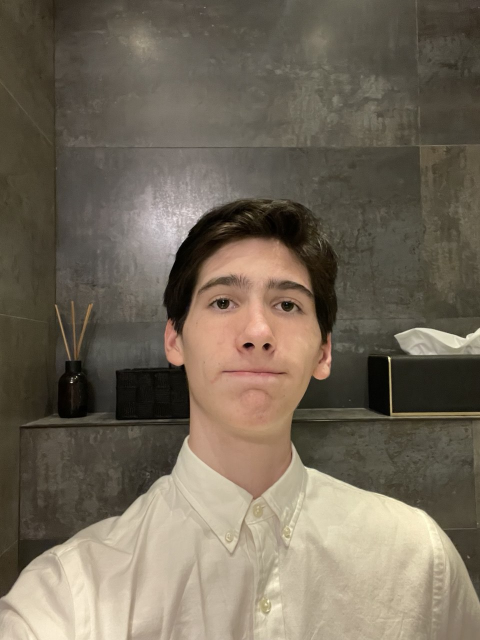
#> input picture facepics/lePortrait.jpg, 960 x 1280 px, given in place of the camera (shown at 1/2 size)
$ python CW_lesson_7.py
#> lines starting #> are read from the running program, lines starting #| are printed output that depends on the picture; after the words box and inside, x2 and y2 are one past the last pixel; in counts of white or black regions, pixels touching at a corner belong together
#Рісавашкі!1!1!:PP
import cv2
import numpy as np

cap = cv2.VideoCapture(0)

# Red is tricky in HSV because it exists at the very start (0) and very end (180) of the spectrum
# So, we define the "low" reds here...
lower_red1 = np.array([0, 100, 100])
upper_red1 = np.array([10, 255, 255])
# ...and the "high" reds here.
lower_red2 = np.array([160, 100, 100])
upper_red2 = np.array([180, 255, 255])

points = [] # Creates an empty list. We will store the X,Y coordinates of the object here every frame.

while True: # Starts the live video loop
    ret, frame = cap.read() # Grabs a frame from the webcam
#> frame is the input picture: shape (1280, 960, 3); mean B, G, R 89.6, 105.1, 115.2
    if not ret: # If the camera fails
        break # Stop the loop

    frame = cv2.flip(frame, 1) # Flips the video horizontally so moving left feels like moving left (mirror mode)
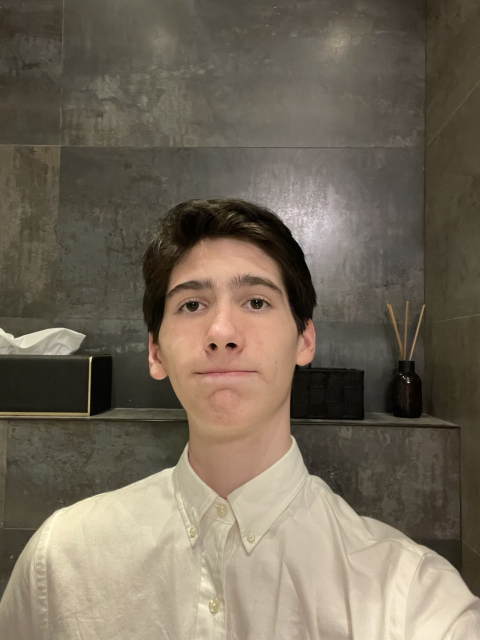
#> frame: shape (1280, 960, 3) (shown at 1/2 size); mean B, G, R 89.6, 105.1, 115.2
    hsv = cv2.cvtColor(frame, cv2.COLOR_BGR2HSV) # Converts the frame to HSV colors
#> hsv: shape (1280, 960, 3); mean H, S, V 20.4, 62, 115.2

    # Create the red masks
    mask1 = cv2.inRange(hsv, lower_red1, upper_red1) # Finds the low reds
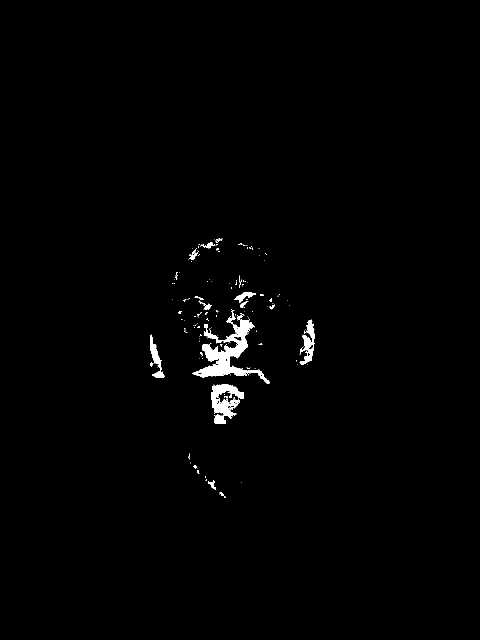
#> mask1: shape (1280, 960) (shown at 1/2 size); 1% white; 176 white regions (149 under 20 px), largest, box (x1, y1, x2, y2) and area: (385, 618, 539, 768) 5931, (422, 768, 488, 848) 2673, (599, 639, 629, 729) 1196
    mask2 = cv2.inRange(hsv, lower_red2, upper_red2) # Finds the high reds
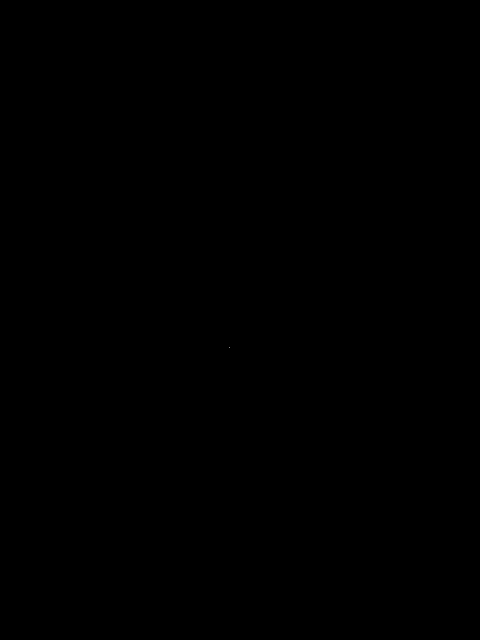
#> mask2: shape (1280, 960) (shown at 1/2 size); 0% white in thin lines or dots, all inside (x1, y1, x2, y2) = (459, 694, 460, 695)
    mask = cv2.bitwise_or(mask1, mask2) # Glues both red masks together into one master red mask
#> mask: shape (1280, 960); 1% white; 176 white regions (149 under 20 px)


    # Find the red object
    contours, _ = cv2.findContours(mask, cv2.RETR_EXTERNAL, cv2.CHAIN_APPROX_SIMPLE) # Finds the outline of the red objects
#> contours = 176 contours, 160 with area under 20; largest, box (x1, y1, x2, y2) and area: (385, 618, 539, 768) 5545, (422, 768, 488, 848) 2488, (599, 639, 629, 729) 1100, (300, 669, 330, 756) 768, (468, 584, 512, 606) 316
    for cnt in contours: # Loops through any red items found
        area = cv2.contourArea(cnt) # Checks the size of the red item
        if area > 2000: # Only activates if the red item is large (like a red cup or phone case)
            cv2.drawContours(frame, [cnt], -1, (0, 255, 0), 2) # Draws a green outline exactly around the red object
            M = cv2.moments(cnt) # Calculates the math properties of the shape
            if M['m00'] != 0: # Prevents zero-division errors
                cx = int(M["m10"] / M["m00"]) # Finds the exact X center of the red object
                cy = int(M["m01"] / M["m00"]) # Finds the exact Y center of the red object

                cv2.circle(frame, (cx, cy), 5, (255, 0, 0), -1) # Draws a blue dot precisely in the center of the object
                points.append((cx, cy)) # Saves that center point's coordinates into our 'points' list

            # Draw the trail
            for i in range(1, len(points)): # Loops through all the saved points in history
                if points[i - 1] is None or points[i] is None: # Skips empty points if any exist
                    continue
                cv2.line(frame, points[i - 1], points[i], (255,0,0), 2) # Plays "connect the dots" by drawing a line from the previous point to the current point
#> this loop made 176 passes
#> (area, cx, cy) on passes 21, 94: (2487.5, 448, 803), (5545, 455, 705)
#> area on passes 3, 5, 10, 33, 51: 21, 93, 22.5, 23, 768
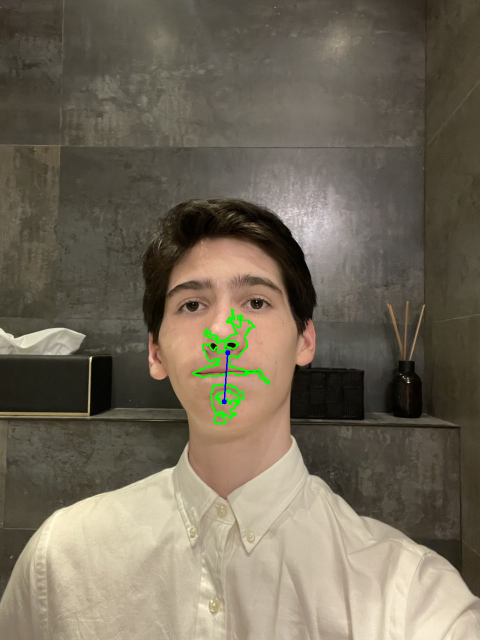
#> frame: shape (1280, 960, 3) (shown at 1/2 size); 0.47% of pixels changed, all inside (x1, y1, x2, y2) = (384, 617, 540, 849)
#> after the loop, points = [(448, 803), (455, 705)]

    cv2.imshow("video", frame) # Shows the normal video with the tracking trail drawn on it
    cv2.imshow("mask", mask) # Shows the black and white stencil of the red items

    if cv2.waitKey(1) & 0xFF == ord("q"): # Waits for you to press 'q'
#> (key q is pressed here)
        break # Stops the program

cap.release() # Releases the webcam
cv2.destroyAllWindows() # Closes the windows
